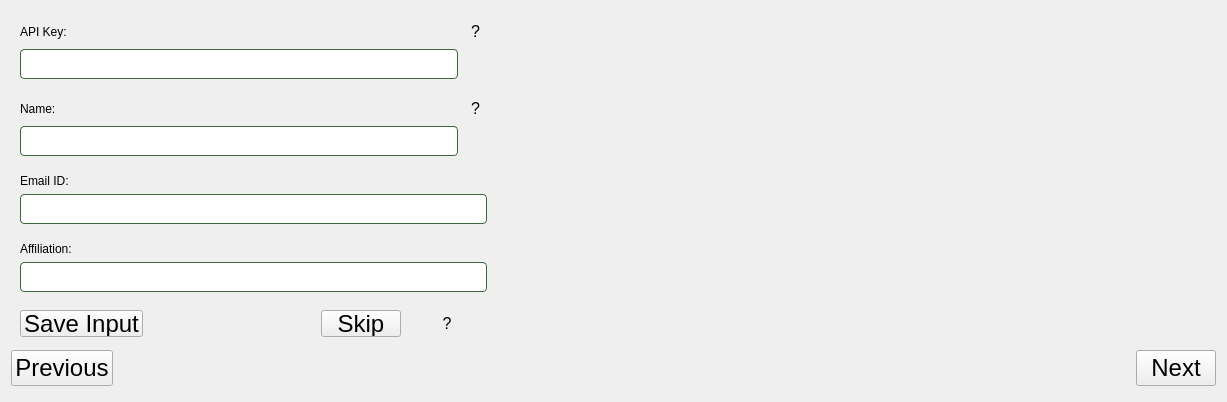
          <widget class="QWidget" name="api_tab">
           <attribute name="title">
            <string>API Key</string>
           </attribute>
           <layout class="QVBoxLayout" name="verticalLayout_11">
            <item>
             <widget class="QWidget" name="widget_13" native="true">
              <layout class="QVBoxLayout" name="verticalLayout_16">
               <property name="spacing">
                <number>0</number>
               </property>
               <property name="leftMargin">
                <number>0</number>
               </property>
               <property name="topMargin">
                <number>0</number>
               </property>
               <property name="rightMargin">
                <number>0</number>
               </property>
               <property name="bottomMargin">
                <number>0</number>
               </property>
               <item>
                <widget class="QWidget" name="widget_3" native="true">
                 <layout class="QVBoxLayout" name="verticalLayout_17" stretch="1,0">
                  <property name="spacing">
                   <number>0</number>
                  </property>
                  <property name="leftMargin">
                   <number>0</number>
                  </property>
                  <property name="topMargin">
                   <number>0</number>
                  </property>
                  <property name="rightMargin">
                   <number>0</number>
                  </property>
                  <property name="bottomMargin">
                   <number>0</number>
                  </property>
                  <item>
                   <widget class="QFrame" name="frame_16">
                    <property name="frameShape">
                     <enum>QFrame::Shape::NoFrame</enum>
                    </property>
                    <property name="frameShadow">
                     <enum>QFrame::Shadow::Raised</enum>
                    </property>
                    <layout class="QHBoxLayout" name="horizontalLayout_18">
                     <property name="spacing">
                      <number>0</number>
                     </property>
                     <property name="leftMargin">
                      <number>0</number>
                     </property>
                     <property name="topMargin">
                      <number>0</number>
                     </property>
                     <property name="rightMargin">
                      <number>0</number>
                     </property>
                     <property name="bottomMargin">
                      <number>0</number>
                     </property>
                     <item>
                      <widget class="QFrame" name="frame_15">
                       <property name="frameShape">
                        <enum>QFrame::Shape::NoFrame</enum>
                       </property>
                       <property name="frameShadow">
                        <enum>QFrame::Shadow::Raised</enum>
                       </property>
                       <layout class="QVBoxLayout" name="verticalLayout_14" stretch="1,0">
                        <property name="spacing">
                         <number>0</number>
                        </property>
                        <property name="leftMargin">
                         <number>0</number>
                        </property>
                        <property name="topMargin">
                         <number>0</number>
                        </property>
                        <property name="rightMargin">
                         <number>0</number>
                        </property>
                        <property name="bottomMargin">
                         <number>0</number>
                        </property>
                        <item>
                         <widget class="QFrame" name="frame_10">
                          <property name="styleSheet">
                           <string notr="true">background-color:transparent;
border: none;</string>
                          </property>
                          <property name="frameShape">
                           <enum>QFrame::Shape::NoFrame</enum>
                          </property>
                          <property name="frameShadow">
                           <enum>QFrame::Shadow::Raised</enum>
                          </property>
                          <layout class="QHBoxLayout" name="horizontalLayout_17">
                           <property name="spacing">
                            <number>0</number>
                           </property>
                           <property name="leftMargin">
                            <number>0</number>
                           </property>
                           <property name="topMargin">
                            <number>0</number>
                           </property>
                           <property name="rightMargin">
                            <number>0</number>
                           </property>
                           <property name="bottomMargin">
                            <number>0</number>
                           </property>
                           <item>
                            <widget class="QFrame" name="frame_8">
                             <property name="styleSheet">
                              <string notr="true">background-color:transparent;
border: none;</string>
                             </property>
                             <property name="frameShape">
                              <enum>QFrame::Shape::NoFrame</enum>
                             </property>
                             <property name="frameShadow">
                              <enum>QFrame::Shadow::Raised</enum>
                             </property>
                             <layout class="QVBoxLayout" name="verticalLayout_8">
                              <property name="spacing">
                               <number>0</number>
                              </property>
                              <property name="leftMargin">
                               <number>0</number>
                              </property>
                              <property name="topMargin">
                               <number>0</number>
                              </property>
                              <property name="rightMargin">
                               <number>0</number>
                              </property>
                              <property name="bottomMargin">
                               <number>0</number>
                              </property>
                              <item>
                               <widget class="QFrame" name="frame_17">
                                <property name="styleSheet">
                                 <string notr="true">QLineEdit {
    background: white; /* Set a solid background color */
    border: 1px solid rgb(59, 103, 59); /* Set a border color */
    border-radius: 4px; /* Optional: rounded corners */
    color: rgb(0, 0, 0); /* Text color */
    padding: 5px; /* Optional: padding inside the line edit */
}</string>
                                </property>
                                <property name="frameShape">
                                 <enum>QFrame::Shape::NoFrame</enum>
                                </property>
                                <property name="frameShadow">
                                 <enum>QFrame::Shadow::Raised</enum>
                                </property>
                                <layout class="QVBoxLayout" name="verticalLayout_15">
                                 <property name="spacing">
                                  <number>0</number>
                                 </property>
                                 <property name="leftMargin">
                                  <number>0</number>
                                 </property>
                                 <property name="topMargin">
                                  <number>0</number>
                                 </property>
                                 <property name="rightMargin">
                                  <number>0</number>
                                 </property>
                                 <property name="bottomMargin">
                                  <number>0</number>
                                 </property>
                                 <item>
                                  <widget class="QFrame" name="frame_21">
                                   <property name="styleSheet">
                                    <string notr="true"/>
                                   </property>
                                   <property name="frameShape">
                                    <enum>QFrame::Shape::NoFrame</enum>
                                   </property>
                                   <property name="frameShadow">
                                    <enum>QFrame::Shadow::Raised</enum>
                                   </property>
                                   <layout class="QGridLayout" name="gridLayout_6">
                                    <item row="0" column="0">
                                     <widget class="QLabel" name="label_21">
                                      <property name="text">
                                       <string>API Key:</string>
                                      </property>
                                     </widget>
                                    </item>
                                    <item row="0" column="1">
                                     <spacer name="horizontalSpacer_2">
                                      <property name="orientation">
                                       <enum>Qt::Orientation::Horizontal</enum>
                                      </property>
                                      <property name="sizeHint" stdset="0">
                                       <size>
                                        <width>373</width>
                                        <height>20</height>
                                       </size>
                                      </property>
                                     </spacer>
                                    </item>
                                    <item row="0" column="2">
                                     <widget class="QPushButton" name="pushButton_help_API">
                                      <property name="sizePolicy">
                                       <sizepolicy hsizetype="Fixed" vsizetype="Fixed">
                                        <horstretch>0</horstretch>
                                        <verstretch>0</verstretch>
                                       </sizepolicy>
                                      </property>
                                      <property name="minimumSize">
                                       <size>
                                        <width>23</width>
                                        <height>23</height>
                                       </size>
                                      </property>
                                      <property name="font">
                                       <font>
                                        <pointsize>12</pointsize>
                                       </font>
                                      </property>
                                      <property name="cursor">
                                       <cursorShape>PointingHandCursor</cursorShape>
                                      </property>
                                      <property name="styleSheet">
                                       <string notr="true"/>
                                      </property>
                                      <property name="text">
                                       <string>?</string>
                                      </property>
                                      <property name="flat">
                                       <bool>true</bool>
                                      </property>
                                     </widget>
                                    </item>
                                    <item row="1" column="0" colspan="2">
                                     <widget class="QLineEdit" name="lineEdit_api">
                                      <property name="minimumSize">
                                       <size>
                                        <width>0</width>
                                        <height>30</height>
                                       </size>
                                      </property>
                                      <property name="text">
                                       <string/>
                                      </property>
                                     </widget>
                                    </item>
                                   </layout>
                                  </widget>
                                 </item>
                                 <item>
                                  <widget class="QFrame" name="frame_18">
                                   <property name="frameShape">
                                    <enum>QFrame::Shape::NoFrame</enum>
                                   </property>
                                   <property name="frameShadow">
                                    <enum>QFrame::Shadow::Raised</enum>
                                   </property>
                                   <layout class="QGridLayout" name="gridLayout_7">
                                    <item row="0" column="0">
                                     <widget class="QLabel" name="label_22">
                                      <property name="text">
                                       <string>Name:</string>
                                      </property>
                                     </widget>
                                    </item>
                                    <item row="0" column="1">
                                     <spacer name="horizontalSpacer_4">
                                      <property name="orientation">
                                       <enum>Qt::Orientation::Horizontal</enum>
                                      </property>
                                      <property name="sizeHint" stdset="0">
                                       <size>
                                        <width>388</width>
                                        <height>20</height>
                                       </size>
                                      </property>
                                     </spacer>
                                    </item>
                                    <item row="0" column="2">
                                     <widget class="QPushButton" name="pushButton_help_API_2">
                                      <property name="sizePolicy">
                                       <sizepolicy hsizetype="Fixed" vsizetype="Fixed">
                                        <horstretch>0</horstretch>
                                        <verstretch>0</verstretch>
                                       </sizepolicy>
                                      </property>
                                      <property name="minimumSize">
                                       <size>
                                        <width>23</width>
                                        <height>23</height>
                                       </size>
                                      </property>
                                      <property name="font">
                                       <font>
                                        <pointsize>12</pointsize>
                                       </font>
                                      </property>
                                      <property name="cursor">
                                       <cursorShape>PointingHandCursor</cursorShape>
                                      </property>
                                      <property name="styleSheet">
                                       <string notr="true"/>
                                      </property>
                                      <property name="text">
                                       <string>?</string>
                                      </property>
                                      <property name="flat">
                                       <bool>true</bool>
                                      </property>
                                     </widget>
                                    </item>
                                    <item row="1" column="0" colspan="2">
                                     <widget class="QLineEdit" name="lineEdit_name">
                                      <property name="minimumSize">
                                       <size>
                                        <width>0</width>
                                        <height>30</height>
                                       </size>
                                      </property>
                                      <property name="text">
                                       <string/>
                                      </property>
                                     </widget>
                                    </item>
                                   </layout>
                                  </widget>
                                 </item>
                                 <item>
                                  <widget class="QFrame" name="frame_19">
                                   <property name="frameShape">
                                    <enum>QFrame::Shape::NoFrame</enum>
                                   </property>
                                   <property name="frameShadow">
                                    <enum>QFrame::Shadow::Raised</enum>
                                   </property>
                                   <layout class="QVBoxLayout" name="verticalLayout_41">
                                    <item>
                                     <widget class="QLabel" name="label_23">
                                      <property name="text">
                                       <string>Email ID:</string>
                                      </property>
                                     </widget>
                                    </item>
                                    <item>
                                     <widget class="QLineEdit" name="lineEdit_email">
                                      <property name="minimumSize">
                                       <size>
                                        <width>0</width>
                                        <height>30</height>
                                       </size>
                                      </property>
                                      <property name="text">
                                       <string/>
                                      </property>
                                     </widget>
                                    </item>
                                   </layout>
                                  </widget>
                                 </item>
                                 <item>
                                  <widget class="QFrame" name="frame_20">
                                   <property name="frameShape">
                                    <enum>QFrame::Shape::NoFrame</enum>
                                   </property>
                                   <property name="frameShadow">
                                    <enum>QFrame::Shadow::Raised</enum>
                                   </property>
                                   <layout class="QVBoxLayout" name="verticalLayout_42">
                                    <item>
                                     <widget class="QLabel" name="label_24">
                                      <property name="text">
                                       <string>Affiliation:</string>
                                      </property>
                                     </widget>
                                    </item>
                                    <item>
                                     <widget class="QLineEdit" name="lineEdit_aff">
                                      <property name="minimumSize">
                                       <size>
                                        <width>0</width>
                                        <height>30</height>
                                       </size>
                                      </property>
                                      <property name="text">
                                       <string/>
                                      </property>
                                     </widget>
                                    </item>
                                   </layout>
                                  </widget>
                                 </item>
                                </layout>
                               </widget>
                              </item>
                             </layout>
                            </widget>
                           </item>
                          </layout>
                         </widget>
                        </item>
                        <item>
                         <widget class="QFrame" name="frame_22">
                          <property name="frameShape">
                           <enum>QFrame::Shape::NoFrame</enum>
                          </property>
                          <property name="frameShadow">
                           <enum>QFrame::Shadow::Raised</enum>
                          </property>
                          <layout class="QHBoxLayout" name="horizontalLayout_5">
                           <item>
                            <widget class="QPushButton" name="pushButton_save_solarinput">
                             <property name="minimumSize">
                              <size>
                               <width>87</width>
                               <height>23</height>
                              </size>
                             </property>
                             <property name="font">
                              <font>
                               <family>Arial</family>
                               <pointsize>18</pointsize>
                               <italic>false</italic>
                               <bold>false</bold>
                              </font>
                             </property>
                             <property name="styleSheet">
                              <string notr="true">font: 18pt &quot;Arial&quot;;</string>
                             </property>
                             <property name="text">
                              <string>Save Input</string>
                             </property>
                            </widget>
                           </item>
                           <item>
                            <spacer name="horizontalSpacer_6">
                             <property name="orientation">
                              <enum>Qt::Orientation::Horizontal</enum>
                             </property>
                             <property name="sizeHint" stdset="0">
                              <size>
                               <width>40</width>
                               <height>20</height>
                              </size>
                             </property>
                            </spacer>
                           </item>
                           <item>
                            <widget class="QPushButton" name="pushButton_skip_API">
                             <property name="minimumSize">
                              <size>
                               <width>40</width>
                               <height>23</height>
                              </size>
                             </property>
                             <property name="font">
                              <font>
                               <family>Arial</family>
                               <pointsize>18</pointsize>
                               <italic>false</italic>
                               <bold>false</bold>
                              </font>
                             </property>
                             <property name="styleSheet">
                              <string notr="true">font: 18pt &quot;Arial&quot;;</string>
                             </property>
                             <property name="text">
                              <string>Skip</string>
                             </property>
                            </widget>
                           </item>
                           <item>
                            <widget class="QPushButton" name="pushButton_help_API_3">
                             <property name="minimumSize">
                              <size>
                               <width>23</width>
                               <height>23</height>
                              </size>
                             </property>
                             <property name="font">
                              <font>
                               <pointsize>12</pointsize>
                              </font>
                             </property>
                             <property name="cursor">
                              <cursorShape>PointingHandCursor</cursorShape>
                             </property>
                             <property name="styleSheet">
                              <string notr="true"/>
                             </property>
                             <property name="text">
                              <string>?</string>
                             </property>
                             <property name="flat">
                              <bool>true</bool>
                             </property>
                            </widget>
                           </item>
                          </layout>
                         </widget>
                        </item>
                       </layout>
                      </widget>
                     </item>
                     <item>
                      <spacer name="horizontalSpacer_3">
                       <property name="orientation">
                        <enum>Qt::Orientation::Horizontal</enum>
                       </property>
                       <property name="sizeHint" stdset="0">
                        <size>
                         <width>720</width>
                         <height>20</height>
                        </size>
                       </property>
                      </spacer>
                     </item>
                    </layout>
                   </widget>
                  </item>
                  <item>
                   <widget class="QWidget" name="widget_16" native="true">
                    <layout class="QHBoxLayout" name="horizontalLayout_13">
                     <property name="spacing">
                      <number>0</number>
                     </property>
                     <property name="leftMargin">
                      <number>0</number>
                     </property>
                     <property name="topMargin">
                      <number>0</number>
                     </property>
                     <property name="rightMargin">
                      <number>0</number>
                     </property>
                     <property name="bottomMargin">
                      <number>0</number>
                     </property>
                     <item>
                      <widget class="QPushButton" name="pushButton_DI_previous_4">
                       <property name="sizePolicy">
                        <sizepolicy hsizetype="Preferred" vsizetype="Fixed">
                         <horstretch>0</horstretch>
                         <verstretch>0</verstretch>
                        </sizepolicy>
                       </property>
                       <property name="minimumSize">
                        <size>
                         <width>69</width>
                         <height>25</height>
                        </size>
                       </property>
                       <property name="font">
                        <font>
                         <family>Arial</family>
                         <pointsize>18</pointsize>
                         <italic>false</italic>
                         <bold>false</bold>
                        </font>
                       </property>
                       <property name="styleSheet">
                        <string notr="true">font: 18pt &quot;Arial&quot;;</string>
                       </property>
                       <property name="text">
                        <string>Previous</string>
                       </property>
                      </widget>
                     </item>
                     <item>
                      <spacer name="horizontalSpacer_14">
                       <property name="orientation">
                        <enum>Qt::Orientation::Horizontal</enum>
                       </property>
                       <property name="sizeHint" stdset="0">
                        <size>
                         <width>1023</width>
                         <height>45</height>
                        </size>
                       </property>
                      </spacer>
                     </item>
                     <item>
                      <widget class="QPushButton" name="pushButton_DI_next_4">
                       <property name="minimumSize">
                        <size>
                         <width>52</width>
                         <height>25</height>
                        </size>
                       </property>
                       <property name="font">
                        <font>
                         <family>Arial</family>
                         <pointsize>18</pointsize>
                         <italic>false</italic>
                         <bold>false</bold>
                        </font>
                       </property>
                       <property name="styleSheet">
                        <string notr="true">font: 18pt &quot;Arial&quot;;</string>
                       </property>
                       <property name="text">
                        <string>Next</string>
                       </property>
                      </widget>
                     </item>
                    </layout>
                   </widget>
                  </item>
                 </layout>
                </widget>
               </item>
              </layout>
             </widget>
            </item>
           </layout>
          </widget>
